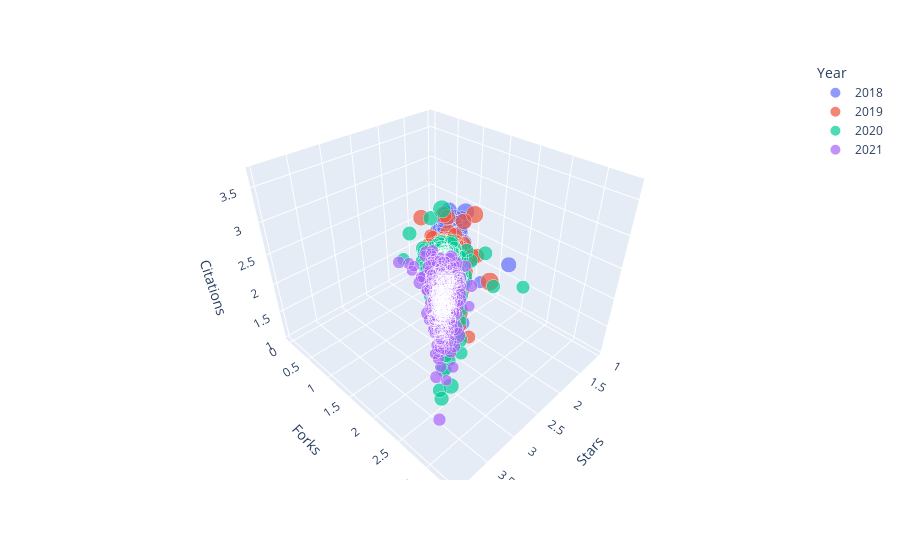

Notebook code for this chart:
### Code cell
fig = px.scatter_3d(df_all, x='Stars', y='Forks', z='Citations',
                    color='Year', size='Citations', size_max=20)
fig.show()

### Figure 1 — Plotly figure (JSON) as saved in the notebook; plotly's stock layout.template omitted (floating-point values rounded to 4 significant figures; data arrays with more than 128 entries replaced by an {"elided": "..."} marker saying what was removed)
{"data": [{"hovertemplate": "Year=2018<br>Stars=%{x}<br>Forks=%{y}<br>Citations=%{marker.size}<extra></extra>", "legendgroup": "2018", "marker": {"color": "#636efa", "size": {"elided": "194 float values"}, "sizemode": "area", "sizeref": 0.009216, "symbol": "circle"}, "mode": "markers", "name": "2018", "scene": "scene", "showlegend": true, "type": "scatter3d", "x": {"elided": "194 float values"}, "y": {"elided": "194 float values"}, "z": {"elided": "194 float values"}}, {"hovertemplate": "Year=2019<br>Stars=%{x}<br>Forks=%{y}<br>Citations=%{marker.size}<extra></extra>", "legendgroup": "2019", "marker": {"color": "#EF553B", "size": {"elided": "352 float values"}, "sizemode": "area", "sizeref": 0.009216, "symbol": "circle"}, "mode": "markers", "name": "2019", "scene": "scene", "showlegend": true, "type": "scatter3d", "x": {"elided": "352 float values"}, "y": {"elided": "352 float values"}, "z": {"elided": "352 float values"}}, {"hovertemplate": "Year=2020<br>Stars=%{x}<br>Forks=%{y}<br>Citations=%{marker.size}<extra></extra>", "legendgroup": "2020", "marker": {"color": "#00cc96", "size": {"elided": "576 float values"}, "sizemode": "area", "sizeref": 0.009216, "symbol": "circle"}, "mode": "markers", "name": "2020", "scene": "scene", "showlegend": true, "type": "scatter3d", "x": {"elided": "576 float values"}, "y": {"elided": "576 float values"}, "z": {"elided": "576 float values"}}, {"hovertemplate": "Year=2021<br>Stars=%{x}<br>Forks=%{y}<br>Citations=%{marker.size}<extra></extra>", "legendgroup": "2021", "marker": {"color": "#ab63fa", "size": {"elided": "342 float values"}, "sizemode": "area", "sizeref": 0.009216, "symbol": "circle"}, "mode": "markers", "name": "2021", "scene": "scene", "showlegend": true, "type": "scatter3d", "x": {"elided": "342 float values"}, "y": {"elided": "342 float values"}, "z": {"elided": "342 float values"}}], "layout": {"legend": {"itemsizing": "constant", "title": {"text": "Year"}, "tracegroupgap": 0}, "margin": {"t": 60}, "scene": {"domain": {"x": [0, 1], "y": [0, 1]}, "xaxis": {"title": {"text": "Stars"}}, "yaxis": {"title": {"text": "Forks"}}, "zaxis": {"title": {"text": "Citations"}}}}}
